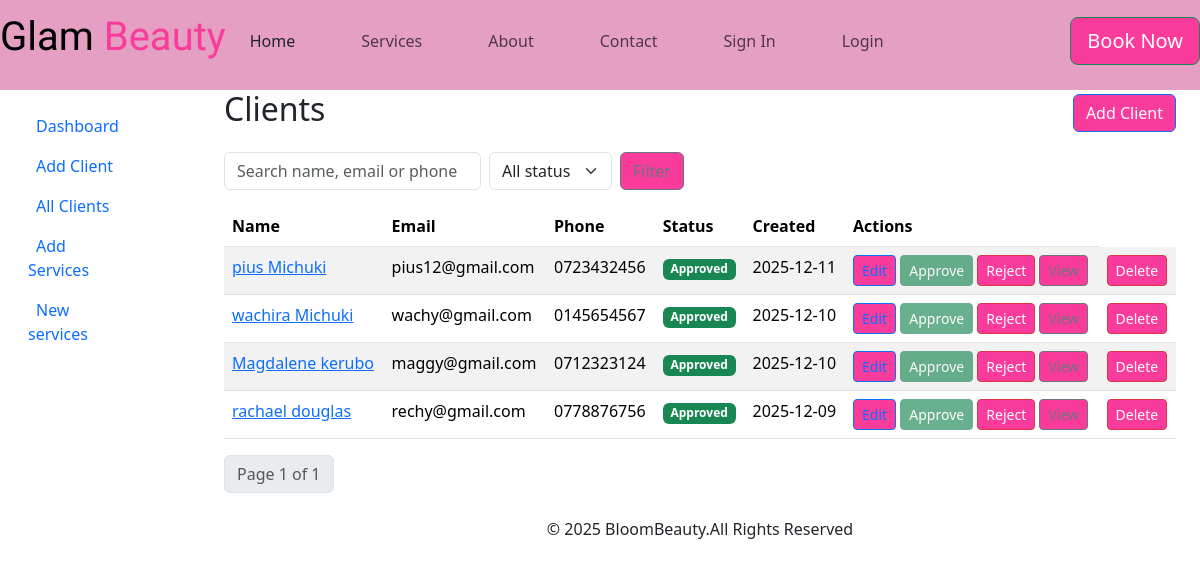
The page /list/ (signed in) on the database as committed earlier.
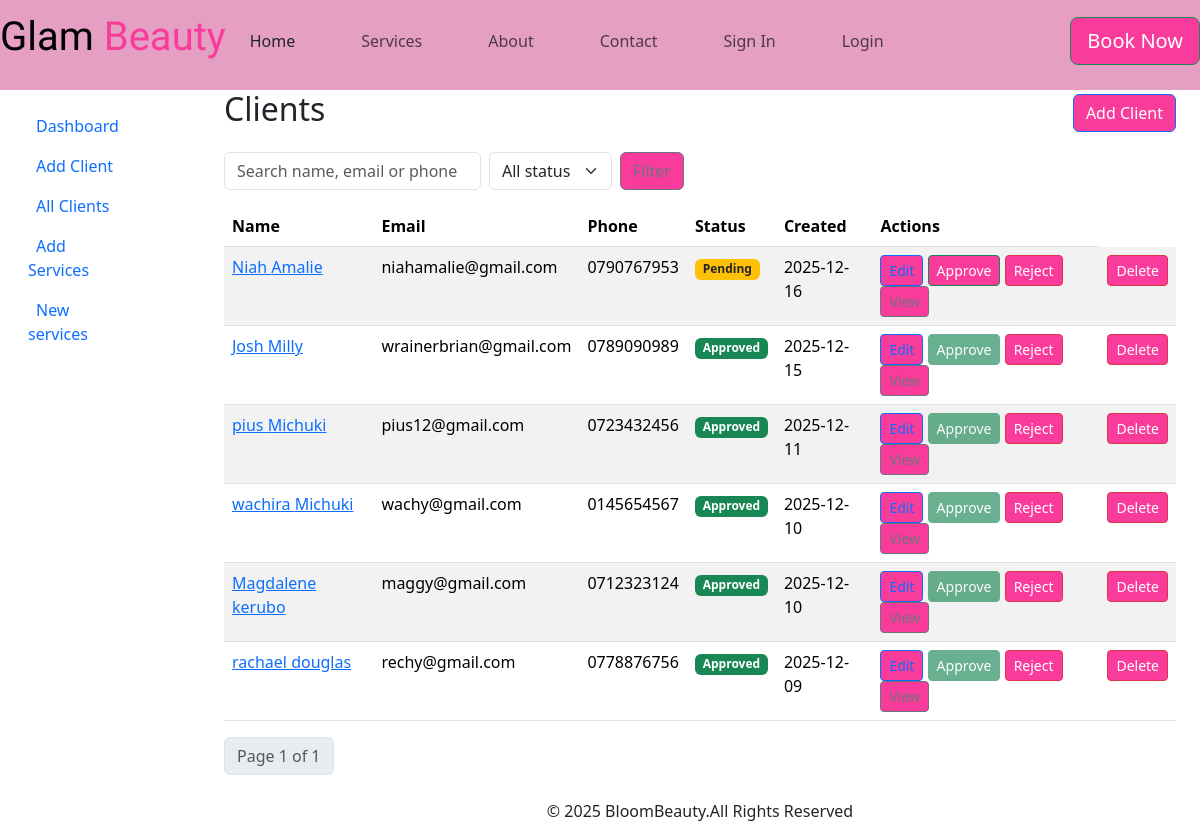
The same page on the database as committed later.
### cosmetics/models.py (models this page shows, shortened)
class Client(models.Model):
    STATUS_PENDING = 'pending'
    STATUS_APPROVED = 'approved'
    STATUS_REJECTED = 'rejected'
    STATUS_CHOICES = [
        (STATUS_PENDING, 'Pending'),
        (STATUS_APPROVED, 'Approved'),
        (STATUS_REJECTED, 'Rejected'),
    ]
    first_name = models.CharField(max_length=120, null=True, blank=True)
    last_name = models.CharField(max_length=120, blank=True)
    email = models.EmailField(unique=True)
    phone = models.CharField(max_length=30, blank=True)
    address = models.TextField(blank=True)
    dob = models.DateField(null=True, blank=True)
    notes = models.TextField(blank=True)
    avatar = models.ImageField(upload_to='client_avatars/', null=True, blank=True)
    is_active = models.BooleanField(default=True)
    status = models.CharField(max_length=20, choices=STATUS_CHOICES, default=STATUS_PENDING)
    reviewed_by = models.ForeignKey(
        settings.AUTH_USER_MODEL, null=True, blank=True, on_delete=models.SET_NULL, related_name='reviewed_clients'
    )
    reviewed_at = models.DateTimeField(null=True, blank=True)
    review_notes = models.TextField(blank=True)
    created_at = models.DateTimeField(auto_now_add=True)
    updated_at = models.DateTimeField(auto_now=True)
    class Meta:
        ordering = ['last_name', 'first_name']

### cosmetics/views.py (the view, shortened to what this page needs)
# urls.py: path('list/', views.ClientListView.as_view(), name='list'),
class ClientListView(LoginRequiredMixin, ListView):
    model = Client
    template_name = "clientlist.html"
    context_object_name = "clients"
    paginate_by = 10
    def get_queryset(self):
        qs = Client.objects.all().order_by("-created_at")
        q = self.request.GET.get("q")
        status = self.request.GET.get("status")
        if status:
            qs = qs.filter(status=status)
        return qs

### cosmetics/templates/clientlist.html (shortened to what this page needs)
{% extends "base.html" %}
{% load static %}
{% block content %}
  <div class="container-fluid">
    <div class="d-flex justify-content-between align-items-center mb-3">
      <h2>Clients</h2>
      <div>
        <a class="btn btn-primary" href="{% url 'add' %}">Add Client</a>
      </div>
    </div>
    <form method="get" class="row g-2 mb-3">
      <div class="col-auto">
        <input type="text" name="q" value="{{ request.GET.q }}" class="form-control" placeholder="Search name, email or phone">
      </div>
      <div class="col-auto">
        <select name="status" class="form-select">
          <option value="">All status</option>
        </select>
      </div>
      <div class="col-auto">
        <button class="btn btn-outline-secondary" type="submit">Filter</button>
      </div>
    </form>
    {% if clients %}
    <table class="table table-striped table-hover">
      <thead>
        <tr>
          <th>Name</th>
          <th>Email</th>
          <th>Phone</th>
          <th>Status</th>
          <th>Created</th>
          <th>Actions</th>
        </tr>
      </thead>
      <tbody>
        {% for client in clients %}
        <tr>
          <td><a href="{% url 'detail' client.pk %}">{{ client.first_name }} {{ client.last_name }}</a></td>
          <td>{{ client.email }}</td>
          <td>{{ client.phone }}</td>
          <td>
            {% if client.status == client.STATUS_PENDING %}
              <span class="badge bg-warning text-dark">Pending</span>
            {% elif client.status == client.STATUS_APPROVED %}
              <span class="badge bg-success">Approved</span>
            {% else %}
              <span class="badge bg-danger">Rejected</span>
            {% endif %}
          </td>
          <td>{{ client.created_at|date:"Y-m-d" }}</td>
          <td>
            <a class="btn btn-sm btn-outline-primary" href="{% url 'edit' client.pk %}">Edit</a>
            <form method="post" action="{% url 'approve' client.pk %}" style="display:inline;">
              <button type="submit" class="btn btn-sm btn-success" {% if client.status == client.STATUS_APPROVED %}disabled{% endif %}>Approve</button>
            </form>
            <form method="post" action="{% url 'reject' client.pk %}" style="display:inline;">
              <button type="submit" class="btn btn-sm btn-danger" {% if client.status == client.STATUS_REJECTED %}disabled{% endif %}>Reject</button>
            </form>
            <a class="btn btn-sm btn-outline-secondary" href="{% url 'detail' client.pk %}">View</a>
           <td>
  <form method="post" action="{% url 'delete' client.pk %}" style="display:inline;">
    <button type="submit" class="btn btn-sm btn-danger"
        onclick="return confirm('Are you sure you want to delete {{ client.first_name }} {{ client.last_name }}?');">
      Delete
    </button>
  </form>
</td>
          </td>
        </tr>
        {% endfor %}
      </tbody>
    </table>
    <nav>
      <ul class="pagination">
        <li class="page-item disabled"><a class="page-link">Page {{ page_obj.number }} of {{ page_obj.paginator.num_pages }}</a></li>
      </ul>
    </nav>
    {% else %}
      <p>No clients found.</p>
    {% endif %}
  </div>
{% endblock %}

Rows that differ between the two databases and show on the page:
added Client: first_name "Niah", last_name "Amalie", email "niahamalie@gmail.com", phone "0790767953", status "Pending", created_at "2025-12-16"
added Client: first_name "Josh", last_name "Milly", email "wrainerbrian@gmail.com", phone "0789090989", status "Approved", created_at "2025-12-15"
